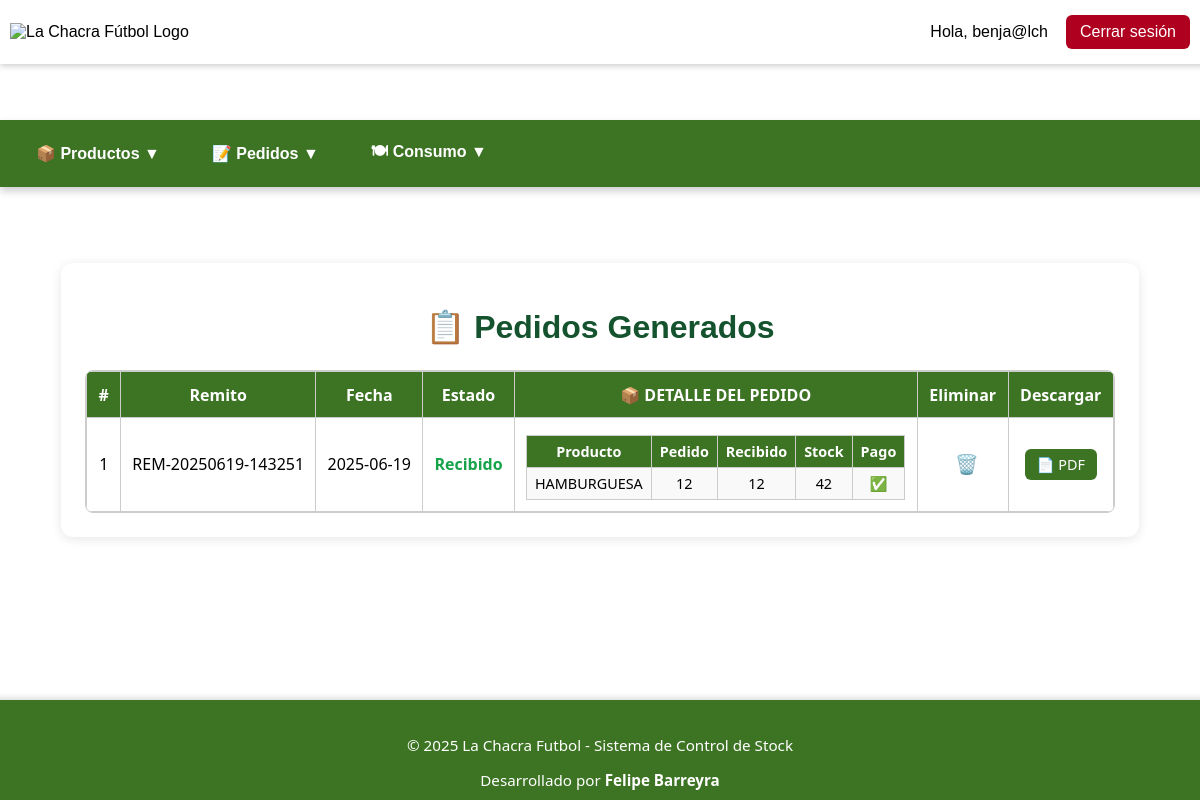
/index.php?seccion=ver_pedidos (signed in), run on the app's committed database.
### tables this page shows
CREATE TABLE `detalle_pedido` (
  `id` int(11) NOT NULL,
  `id_pedido` int(11) DEFAULT NULL,
  `id_producto` int(11) DEFAULT NULL,
  `cantidad_pedida` decimal(10,2) NOT NULL,
  `cantidad_recibida` decimal(10,2) NOT NULL DEFAULT 0.00,
  `fue_pagado` tinyint(1) DEFAULT 0
);

CREATE TABLE `pedidos` (
  `id` int(11) NOT NULL,
  `fecha` date DEFAULT NULL,
  `nro_remito` varchar(50) DEFAULT NULL,
  `estado` enum('Pendiente','Recibido') DEFAULT 'Pendiente'
);

CREATE TABLE `productos` (
  `id` int(11) NOT NULL,
  `nombre` varchar(100) DEFAULT NULL,
  `unidad_medida` varchar(50) DEFAULT NULL,
  `cantidad_actual` decimal(10,2) DEFAULT NULL,
  `gasto_x_sabado` decimal(10,2) DEFAULT NULL,
  `fecha_ingreso` date NOT NULL DEFAULT current_timestamp(),
  `id_area` int(11) DEFAULT NULL
);

### controllers/controllerpedido.php (called while the page is built, shortened)
<?php
require_once __DIR__ . '/../models/modelproducto.php';
require_once __DIR__ . '/../models/modelpedido.php';
class PedidoController {
    public function verPedidos() {
        global $pdo;
        $pedidoModel = new Pedido($pdo);
        $pedidos = $pedidoModel->obtenerTodosLosPedidos();
        include __DIR__ . '/../views/pedido/ver_pedidos.php';
    }
}

### models/modelpedido.php (called while the page is built, shortened)
<?php
class Pedido {
    private $pdo;
    public function __construct($pdo) {
        $this->pdo = $pdo;
    }
    public function obtenerTodosLosPedidos() {
        $sql = "SELECT
                    p.id AS id_pedido,
                    p.nro_remito,
                    p.fecha,
                    p.estado,
                    d.id_producto,
                    d.cantidad_pedida,
                    d.cantidad_recibida,
                    d.fue_pagado,
                    pr.nombre AS nombre_producto,
                    pr.cantidad_actual
                FROM pedidos p
                LEFT JOIN detalle_pedido d ON p.id = d.id_pedido
                LEFT JOIN productos pr ON d.id_producto = pr.id
                ORDER BY p.fecha DESC, p.nro_remito";
        $stmt = $this->pdo->query($sql);
        return $stmt->fetchAll(PDO::FETCH_ASSOC);
    }
}

### views/pedido/ver_pedidos.php (the view, shortened to what this page needs)
<?php
$agrupados = [];
foreach ($pedidos as $fila) {
    $id = $fila['id_pedido'];
    if (!isset($agrupados[$id])) {
        $agrupados[$id] = [
            'nro_remito' => $fila['nro_remito'],
            'fecha' => $fila['fecha'],
            'estado' => $fila['estado'],
            'productos' => []
        ];
    }
    $agrupados[$id]['productos'][] = [
        'nombre_producto' => $fila['nombre_producto'],
        'cantidad_pedida' => $fila['cantidad_pedida'],
        'cantidad_recibida' => $fila['cantidad_recibida'],
        'cantidad_actual' => $fila['cantidad_actual'],
        'fue_pagado' => $fila['fue_pagado'],
        'id_producto' => $fila['id_producto']
    ];
}
?>
<div class="ver-pedidos-container">
  <h1 class="ver-pedidos-title">📋 Pedidos Generados</h1>
  <?php
  function mostrarDecimalLimpio($num) {
      return rtrim(rtrim(number_format($num, 2, '.', ''), '0'), '.');
  }
  ?>
  <?php if (empty($pedidos)): ?>
    <p class="ver-pedidos-msg">No hay pedidos generados aún.</p>
  <?php else: ?>
    <div class="tabla-scroll">
      <table class="tabla-pedidos">
        <thead>
          <tr>
            <th>#</th>
            <th>Remito</th>
            <th>Fecha</th>
            <th>Estado</th>
            <th colspan="5" style="background-color:#3d7424; color:white; padding: 10px; font-size: 1rem; text-align: center;">
              📦 DETALLE DEL PEDIDO
            </th>
            <th>Eliminar</th>
            <th>Descargar</th>
          </tr>
        </thead>
        <tbody>
          <?php $i = 1; foreach ($agrupados as $id => $pedido): ?>
            <tr>
              <td data-label="#"><?= $i++ ?></td>
              <td data-label="Remito"><?= htmlspecialchars($pedido['nro_remito']) ?></td>
              <td data-label="Fecha"><?= htmlspecialchars($pedido['fecha']) ?></td>
              <td data-label="Estado" class="<?= $pedido['estado'] === 'Pendiente' ? 'estado-pendiente' : 'estado-recibido' ?>">
                <?= htmlspecialchars($pedido['estado']) ?>
              </td>
              <td colspan="5">
                <table class="tabla-pedidos-interna">
                  <thead>
                    <tr>
                      <th>Producto</th>
                      <th>Pedido</th>
                      <th>Recibido</th>
                      <th>Stock</th>
                      <th>Pago</th>
                    </tr>
                  </thead>
                  <tbody>
                    <?php foreach ($pedido['productos'] as $prod): ?>
                      <tr>
                      <td data-label="Producto"><?= htmlspecialchars($prod['nombre_producto']) ?></td>
                      <td data-label="Pedido"><?= mostrarDecimalLimpio($prod['cantidad_pedida']) ?></td>
                      <td data-label="Recibido"><?= mostrarDecimalLimpio($prod['cantidad_recibida']) ?></td>
                      <td data-label="Stock"><?= mostrarDecimalLimpio($prod['cantidad_actual']) ?></td>
                      <td data-label="Pago">
                        <?php if ($prod['fue_pagado']): ?>
                          ✅
                      <?php endif; ?>
                    </td>
                  </tr>
                    <?php endforeach; ?>
                  </tbody>
                </table>
              </td>
              <td>
                <form method="POST" action="index.php?seccion=eliminar_pedido"
                      onsubmit="return confirm('¿Estás seguro de eliminar este pedido? Esta acción no se puede deshacer.');"
                      style="display:inline;">
                  <button type="submit" class="btn-eliminar-p" title="Eliminar Pedido">🗑️</button>
                </form>
              </td>
              <td>
                <a href="generar_pedido_pdf.php?id_pedido=<?= $id ?>"
                   class="btn-descargar"
                   target="_blank">
                   📄 PDF
                </a>
              </td>
            </tr>
          <?php endforeach; ?>
        </tbody>
      </table>
    </div>
  <?php endif; ?>
</div>

### css/styles.css (style rules this page uses)
body { font-family: Arial, sans-serif; background-color: #fff; margin: 0; display: flex; justify-content: center; align-items: center; height: 100vh; }
button { width: 100%; padding: 12px; background-color: #337913; border: none; color: white; font-size: 16px; border-radius: 6px; cursor: pointer; }
.ver-pedidos-container { max-width: 1200px; margin: 2rem auto; padding: 1.5rem; background: #fff; border-radius: 12px; box-shadow: 0 2px 12px rgba(0,0,0,0.1); }
.ver-pedidos-title { text-align: center; color: #14532d; font-size: 2rem; margin-bottom: 1.5rem; }
.tabla-scroll { max-height: 450px; overflow-y: auto; overflow-x: hidden; border: 1px solid #ccc; border-radius: 8px; }
.btn-borrar, .btn-descargar { padding: 6px 12px; border: none; border-radius: 6px; font-size: 0.9rem; cursor: pointer; text-decoration: none; display: inline-block; text-align: center; }
.btn-eliminar-p { background-color: #c53030; color: #fff; width: 60px; align-items: center; }
.btn-descargar { background-color: #3d7424; color: #fff; }
.tabla-pedidos { width: 100%; min-width: 800px; border-collapse: collapse; font-family: 'Segoe UI', sans-serif; font-size: 1rem; }
.tabla-pedidos th, .tabla-pedidos td { border: 1px solid #ccc; padding: 0.7rem; text-align: center; }
.tabla-pedidos th { background-color: #3d7424; color: #fff; font-weight: 600; }
.estado-recibido { color: #16a34a; font-weight: bold; }
.tabla-pedidos-interna { width: 100%; margin-top: 6px; border-collapse: collapse; background-color: #f9f9f9; }
.tabla-pedidos-interna th, .tabla-pedidos-interna td { padding: 6px 8px; border: 1px solid #ccc; font-size: 0.9rem; }
.btn-eliminar-p { background: none; border: none; color: #b30000; cursor: pointer; font-size: 1.2rem; margin-left: 8px; transition: color 0.2s ease; }

### data on the page
detalle_pedido: id_pedido.nro_remito "REM-20250619-143251", id_pedido.fecha "2025-06-19", id_pedido.estado "Recibido", id_producto.nombre "HAMBURGUESA", cantidad_pedida "12", cantidad_recibida "12", id_producto.cantidad_actual "42"

### other printed values
$_SESSION['usuario'] "benja@lch"
